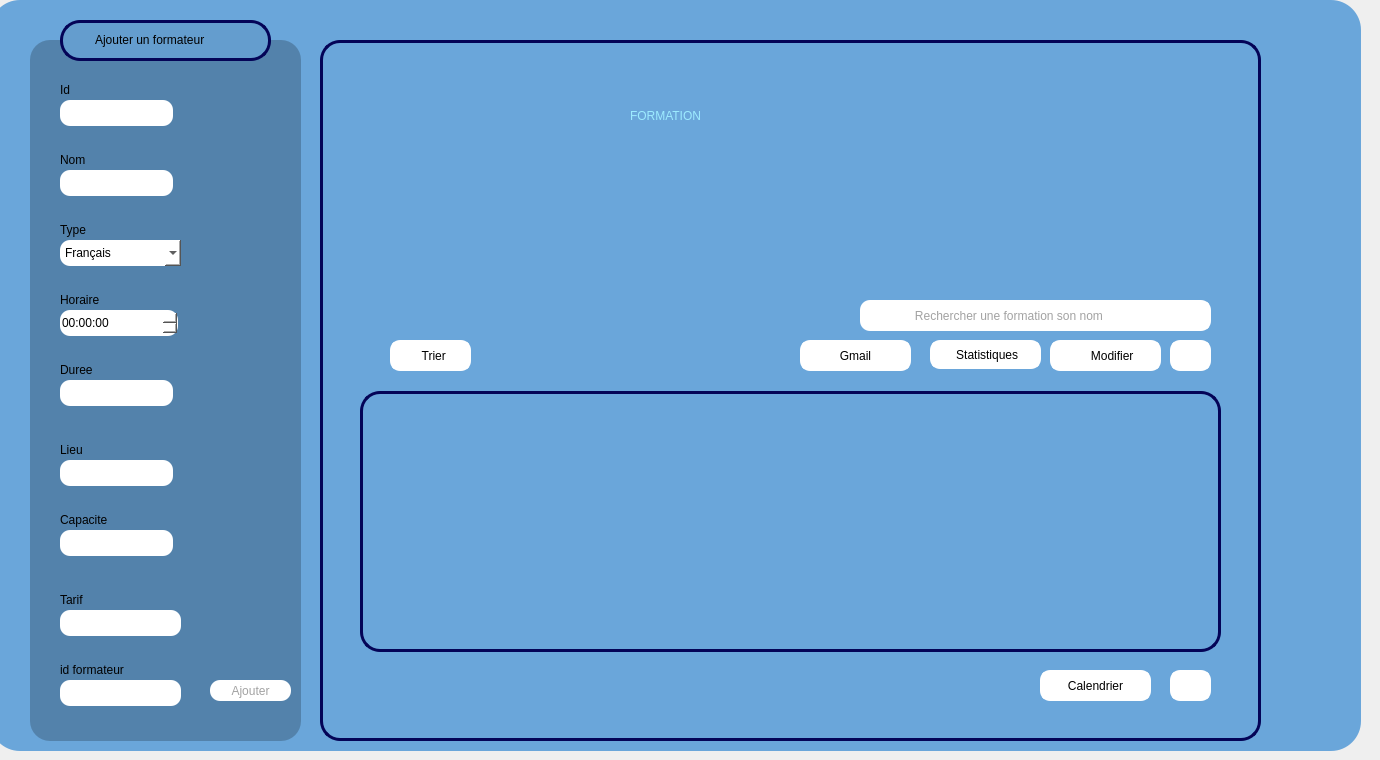
    <widget class="QWidget" name="page_formation">
     <widget class="QWidget" name="Formateur_3" native="true">
      <property name="geometry">
       <rect>
        <x>-10</x>
        <y>0</y>
        <width>1371</width>
        <height>751</height>
       </rect>
      </property>
      <property name="maximumSize">
       <size>
        <width>2000</width>
        <height>2000</height>
       </size>
      </property>
      <property name="baseSize">
       <size>
        <width>1000</width>
        <height>1000</height>
       </size>
      </property>
      <property name="mouseTracking">
       <bool>false</bool>
      </property>
      <property name="tabletTracking">
       <bool>false</bool>
      </property>
      <property name="autoFillBackground">
       <bool>false</bool>
      </property>
      <property name="styleSheet">
       <string notr="true">background-color: rgb(106, 166, 218);

border-radius:30px;</string>
      </property>
      <widget class="QFrame" name="frame_16">
       <property name="geometry">
        <rect>
         <x>70</x>
         <y>20</y>
         <width>211</width>
         <height>41</height>
        </rect>
       </property>
       <property name="styleSheet">
        <string notr="true">background-color: rgb(100, 157, 206);
border: 3px solid #040457;
border-radius:20px;</string>
       </property>
       <property name="frameShape">
        <enum>QFrame::Shape::NoFrame</enum>
       </property>
       <widget class="QLabel" name="label_embauhe_11">
        <property name="geometry">
         <rect>
          <x>30</x>
          <y>10</y>
          <width>161</width>
          <height>20</height>
         </rect>
        </property>
        <property name="styleSheet">
         <string notr="true">background-color: rgb(100, 157, 206);
border: 2px solid #649dce;
</string>
        </property>
        <property name="text">
         <string>Ajouter un formateur</string>
        </property>
       </widget>
      </widget>
      <widget class="QFrame" name="frame_17">
       <property name="geometry">
        <rect>
         <x>330</x>
         <y>40</y>
         <width>941</width>
         <height>701</height>
        </rect>
       </property>
       <property name="styleSheet">
        <string notr="true">border: 3px solid #040457;
border-radius:20px;
</string>
       </property>
       <property name="frameShape">
        <enum>QFrame::Shape::NoFrame</enum>
       </property>
       <widget class="QLineEdit" name="lineEdit_RECHERCHE_5">
        <property name="geometry">
         <rect>
          <x>570</x>
          <y>260</y>
          <width>321</width>
          <height>31</height>
         </rect>
        </property>
        <property name="styleSheet">
         <string notr="true">background-color: rgb(255, 255, 255);
border-radius:10px;
border: 3px solid #ffffff;
color: rgb(162, 162, 162);</string>
        </property>
        <property name="text">
         <string>      Rechercher une formation son nom</string>
        </property>
       </widget>
       <widget class="QPushButton" name="pushButtonModifier">
        <property name="geometry">
         <rect>
          <x>730</x>
          <y>300</y>
          <width>111</width>
          <height>31</height>
         </rect>
        </property>
        <property name="styleSheet">
         <string notr="true">QPushButton{
background-color: rgb(255, 255, 255);
border-radius:10px;
border: 3px solid #ffffff;
}
QPushButton:hover{
	background-color: rgb(220, 220, 220);
	color: rgb(90, 90, 90);

	border-radius:10px;
}
</string>
        </property>
        <property name="text">
         <string>    Modifier</string>
        </property>
       </widget>
       <widget class="QPushButton" name="pushButtonsupprimer">
        <property name="geometry">
         <rect>
          <x>850</x>
          <y>300</y>
          <width>41</width>
          <height>31</height>
         </rect>
        </property>
        <property name="styleSheet">
         <string notr="true">QPushButton{
background-color: rgb(255, 255, 255);
border-radius:10px;
border: 3px solid #ffffff;
}
QPushButton:hover{
	background-color: rgb(220, 220, 220);
	color: rgb(90, 90, 90);

	border-radius:10px;
}
</string>
        </property>
        <property name="text">
         <string/>
        </property>
        <property name="icon">
         <iconset>
          <normaloff>:/img/poubelle.png</normaloff>:/img/poubelle.png</iconset>
        </property>
       </widget>
       <widget class="QPushButton" name="pushButtonTrier">
        <property name="geometry">
         <rect>
          <x>70</x>
          <y>300</y>
          <width>81</width>
          <height>31</height>
         </rect>
        </property>
        <property name="styleSheet">
         <string notr="true">QPushButton{
background-color: rgb(255, 255, 255);
border-radius:10px;
border: 3px solid #ffffff;
}
QPushButton:hover{
	background-color: rgb(220, 220, 220);
	color: rgb(90, 90, 90);

	border-radius:10px;
}
</string>
        </property>
        <property name="text">
         <string>  Trier</string>
        </property>
        <property name="icon">
         <iconset>
          <normaloff>:/img/trie.png</normaloff>:/img/trie.png</iconset>
        </property>
        <property name="autoRepeatInterval">
         <number>97</number>
        </property>
       </widget>
       <widget class="QPushButton" name="pushButton_42">
        <property name="geometry">
         <rect>
          <x>850</x>
          <y>630</y>
          <width>41</width>
          <height>31</height>
         </rect>
        </property>
        <property name="styleSheet">
         <string notr="true">QPushButton{
background-color: rgb(255, 255, 255);
border-radius:10px;
border: 3px solid #ffffff;
}
QPushButton:hover{
	background-color: rgb(220, 220, 220);
	color: rgb(90, 90, 90);

	border-radius:10px;
}
</string>
        </property>
        <property name="text">
         <string/>
        </property>
        <property name="icon">
         <iconset>
          <normaloff>:/img/download.png</normaloff>:/img/download.png</iconset>
        </property>
       </widget>
       <widget class="QLabel" name="label_5">
        <property name="geometry">
         <rect>
          <x>310</x>
          <y>50</y>
          <width>331</width>
          <height>51</height>
         </rect>
        </property>
        <property name="styleSheet">
         <string notr="true">background-color: rgb(106, 166, 218);
color: rgb(83, 130, 171);
color: rgb(157, 235, 255);
border: none;
font: 30pt &quot;Rockwell&quot;;</string>
        </property>
        <property name="text">
         <string>FORMATION</string>
        </property>
       </widget>
       <widget class="QPushButton" name="pushButton_stat_4">
        <property name="geometry">
         <rect>
          <x>610</x>
          <y>300</y>
          <width>111</width>
          <height>29</height>
         </rect>
        </property>
        <property name="styleSheet">
         <string notr="true">QPushButton{
background-color: rgb(255, 255, 255);
border-radius:10px;
border: 3px solid #ffffff;
}
QPushButton:hover{
	background-color: rgb(220, 220, 220);
	color: rgb(90, 90, 90);

	border-radius:10px;
}
</string>
        </property>
        <property name="text">
         <string> Statistiques</string>
        </property>
        <property name="icon">
         <iconset>
          <normaloff>:/img/stat.png</normaloff>:/img/stat.png</iconset>
        </property>
       </widget>
       <widget class="QPushButton" name="pushButton_43">
        <property name="geometry">
         <rect>
          <x>540</x>
          <y>260</y>
          <width>51</width>
          <height>31</height>
         </rect>
        </property>
        <property name="styleSheet">
         <string notr="true">border:none;
background-color: rgb(255, 255, 255);
border-radius : 10px;
</string>
        </property>
        <property name="text">
         <string/>
        </property>
        <property name="icon">
         <iconset>
          <normaloff>:/img/loupe.png</normaloff>:/img/loupe.png</iconset>
        </property>
       </widget>
       <widget class="QPushButton" name="pushButton_44">
        <property name="geometry">
         <rect>
          <x>480</x>
          <y>300</y>
          <width>111</width>
          <height>31</height>
         </rect>
        </property>
        <property name="styleSheet">
         <string notr="true">QPushButton{
background-color: rgb(255, 255, 255);
border-radius:10px;
border: 3px solid #ffffff;
}
QPushButton:hover{
	background-color: rgb(220, 220, 220);
	color: rgb(90, 90, 90);

	border-radius:10px;
}
</string>
        </property>
        <property name="text">
         <string>Gmail</string>
        </property>
       </widget>
       <widget class="QPushButton" name="pushButton_45">
        <property name="geometry">
         <rect>
          <x>720</x>
          <y>630</y>
          <width>111</width>
          <height>31</height>
         </rect>
        </property>
        <property name="styleSheet">
         <string notr="true">QPushButton{
background-color: rgb(255, 255, 255);
border-radius:10px;
border: 3px solid #ffffff;
}
QPushButton:hover{
	background-color: rgb(220, 220, 220);
	color: rgb(90, 90, 90);

	border-radius:10px;
}
</string>
        </property>
        <property name="text">
         <string>Calendrier</string>
        </property>
       </widget>
       <widget class="QTableView" name="tableFormation">
        <property name="geometry">
         <rect>
          <x>40</x>
          <y>351</y>
          <width>861</width>
          <height>261</height>
         </rect>
        </property>
       </widget>
      </widget>
      <widget class="QFrame" name="frame_6">
       <property name="geometry">
        <rect>
         <x>40</x>
         <y>40</y>
         <width>271</width>
         <height>701</height>
        </rect>
       </property>
       <property name="styleSheet">
        <string notr="true">background-color: rgb(58, 196, 255);
background-color: rgb(83, 130, 171);
border-radius:20px;

</string>
       </property>
       <property name="frameShape">
        <enum>QFrame::Shape::NoFrame</enum>
       </property>
       <widget class="QLineEdit" name="lineEditId">
        <property name="geometry">
         <rect>
          <x>30</x>
          <y>60</y>
          <width>113</width>
          <height>26</height>
         </rect>
        </property>
        <property name="styleSheet">
         <string notr="true">background-color: rgb(255, 255, 255);
border-radius:10px;
</string>
        </property>
        <property name="maxLength">
         <number>8</number>
        </property>
       </widget>
       <widget class="QLabel" name="label_contact_3">
        <property name="geometry">
         <rect>
          <x>30</x>
          <y>250</y>
          <width>63</width>
          <height>20</height>
         </rect>
        </property>
        <property name="text">
         <string>Horaire</string>
        </property>
       </widget>
       <widget class="QLabel" name="label_prenom_4">
        <property name="geometry">
         <rect>
          <x>30</x>
          <y>180</y>
          <width>63</width>
          <height>20</height>
         </rect>
        </property>
        <property name="text">
         <string>Type</string>
        </property>
       </widget>
       <widget class="QLineEdit" name="lineEdit_Nom">
        <property name="geometry">
         <rect>
          <x>30</x>
          <y>130</y>
          <width>113</width>
          <height>26</height>
         </rect>
        </property>
        <property name="styleSheet">
         <string notr="true">background-color: rgb(255, 255, 255);
border-radius:10px;</string>
        </property>
        <property name="maxLength">
         <number>20</number>
        </property>
       </widget>
       <widget class="QLabel" name="label_cin_4">
        <property name="geometry">
         <rect>
          <x>30</x>
          <y>40</y>
          <width>31</width>
          <height>20</height>
         </rect>
        </property>
        <property name="text">
         <string>Id</string>
        </property>
       </widget>
       <widget class="QLabel" name="label_cin_5">
        <property name="geometry">
         <rect>
          <x>30</x>
          <y>110</y>
          <width>41</width>
          <height>20</height>
         </rect>
        </property>
        <property name="text">
         <string>Nom</string>
        </property>
       </widget>
       <widget class="QLabel" name="label_embauhe_4">
        <property name="geometry">
         <rect>
          <x>30</x>
          <y>400</y>
          <width>131</width>
          <height>20</height>
         </rect>
        </property>
        <property name="text">
         <string>Lieu</string>
        </property>
       </widget>
       <widget class="QLineEdit" name="lineEdit_Ta">
        <property name="geometry">
         <rect>
          <x>30</x>
          <y>570</y>
          <width>121</width>
          <height>26</height>
         </rect>
        </property>
        <property name="styleSheet">
         <string notr="true">background-color: rgb(255, 255, 255);
border-radius:10px;
</string>
        </property>
        <property name="text">
         <string/>
        </property>
       </widget>
       <widget class="QLabel" name="label_contact_8">
        <property name="geometry">
         <rect>
          <x>30</x>
          <y>550</y>
          <width>191</width>
          <height>20</height>
         </rect>
        </property>
        <property name="text">
         <string>Tarif</string>
        </property>
       </widget>
       <widget class="QPushButton" name="pushButtonAjouter">
        <property name="geometry">
         <rect>
          <x>180</x>
          <y>640</y>
          <width>81</width>
          <height>21</height>
         </rect>
        </property>
        <property name="styleSheet">
         <string notr="true">QPushButton{
background-color: rgb(255, 255, 255);
color: rgb(162, 162, 162);
border-radius:10px;
}
QPushButton:hover{
	background-color: rgb(162, 162, 162);
	color: rgb(255, 255, 255);
}




</string>
        </property>
        <property name="text">
         <string>Ajouter</string>
        </property>
       </widget>
       <widget class="QComboBox" name="lineEdit_type">
        <property name="geometry">
         <rect>
          <x>30</x>
          <y>200</y>
          <width>121</width>
          <height>26</height>
         </rect>
        </property>
        <property name="styleSheet">
         <string notr="true">background-color: rgb(255, 255, 255);
border-radius:10px;</string>
        </property>
        <item>
         <property name="text">
          <string>Français</string>
         </property>
        </item>
        <item>
         <property name="text">
          <string>Anglais</string>
         </property>
        </item>
        <item>
         <property name="text">
          <string>Science</string>
         </property>
        </item>
        <item>
         <property name="text">
          <string>Physique</string>
         </property>
        </item>
        <item>
         <property name="text">
          <string>Arabe</string>
         </property>
        </item>
       </widget>
       <widget class="QLabel" name="label_contact_6">
        <property name="geometry">
         <rect>
          <x>30</x>
          <y>320</y>
          <width>63</width>
          <height>20</height>
         </rect>
        </property>
        <property name="text">
         <string>Duree</string>
        </property>
       </widget>
       <widget class="QLineEdit" name="lineEdit_D">
        <property name="geometry">
         <rect>
          <x>30</x>
          <y>340</y>
          <width>113</width>
          <height>26</height>
         </rect>
        </property>
        <property name="styleSheet">
         <string notr="true">background-color: rgb(255, 255, 255);
border-radius:10px;</string>
        </property>
       </widget>
       <widget class="QTimeEdit" name="lineEdit_h">
        <property name="geometry">
         <rect>
          <x>30</x>
          <y>270</y>
          <width>118</width>
          <height>26</height>
         </rect>
        </property>
        <property name="styleSheet">
         <string notr="true">background-color: rgb(255, 255, 255);
border-radius:10px;</string>
        </property>
       </widget>
       <widget class="QLineEdit" name="lineEdit_lieu">
        <property name="geometry">
         <rect>
          <x>30</x>
          <y>420</y>
          <width>113</width>
          <height>26</height>
         </rect>
        </property>
        <property name="styleSheet">
         <string notr="true">background-color: rgb(255, 255, 255);
border-radius:10px;</string>
        </property>
       </widget>
       <widget class="QLineEdit" name="lineEdit_Ca">
        <property name="geometry">
         <rect>
          <x>30</x>
          <y>490</y>
          <width>113</width>
          <height>26</height>
         </rect>
        </property>
        <property name="styleSheet">
         <string notr="true">background-color: rgb(255, 255, 255);
border-radius:10px;</string>
        </property>
       </widget>
       <widget class="QLabel" name="label_embauhe_10">
        <property name="geometry">
         <rect>
          <x>30</x>
          <y>470</y>
          <width>131</width>
          <height>20</height>
         </rect>
        </property>
        <property name="text">
         <string>Capacite</string>
        </property>
       </widget>
       <widget class="QLineEdit" name="lineEdit_id2">
        <property name="geometry">
         <rect>
          <x>30</x>
          <y>640</y>
          <width>121</width>
          <height>26</height>
         </rect>
        </property>
        <property name="styleSheet">
         <string notr="true">background-color: rgb(255, 255, 255);
border-radius:10px;
</string>
        </property>
        <property name="text">
         <string/>
        </property>
       </widget>
       <widget class="QLabel" name="label_contact_12">
        <property name="geometry">
         <rect>
          <x>30</x>
          <y>620</y>
          <width>191</width>
          <height>20</height>
         </rect>
        </property>
        <property name="text">
         <string>id formateur</string>
        </property>
       </widget>
      </widget>
      <zorder>frame_6</zorder>
      <zorder>frame_16</zorder>
      <zorder>frame_17</zorder>
     </widget>
    </widget>
